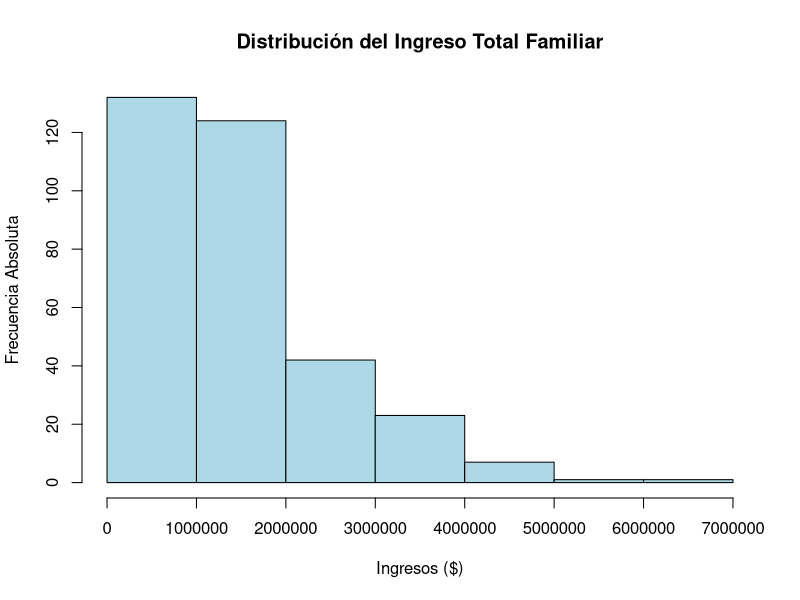
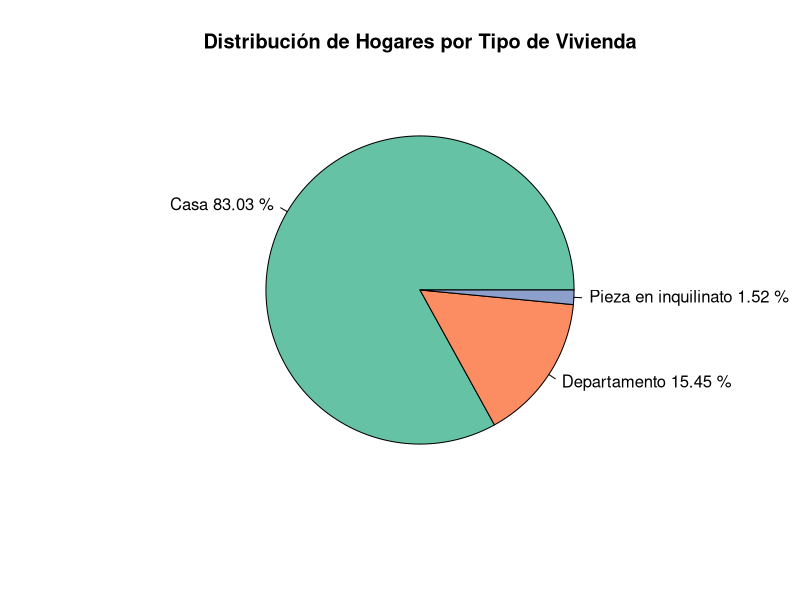

Generate these figures, in order, with R:
# 1. IMPORTACION DE DATOS
library(readxl)
datos <- read_excel("TAI-aglomerado23.xlsx")
options(scipen = 999) 

# -------------------------------------------------------------
# PARTE 1: TABLAS DE FRECUENCIAS (Entregado en Semana 3)
# -------------------------------------------------------------

# 2. VARIABLE IV1 (TIPO DE VIVIENDA) - CUALITATIVA NOMINAL

# Filtramos posibles valores nulos
IV1_limpio <- na.omit(datos$IV1)

# Calculo de frecuencias
fi_IV1 <- table(IV1_limpio)
hi_IV1 <- round(prop.table(fi_IV1), 4)

# Armado de la tabla
tabla_IV1 <- cbind(
  Frec_Absoluta = fi_IV1,
  Frec_Relativa = hi_IV1
)

print("Tabla de Frecuencias - IV1 (Tipo de Vivienda)")
print(tabla_IV1)

# 3. VARIABLE ITF (INGRESO TOTAL FAMILIAR) - CUANTITATIVA CONTINUA

# Filtramos hogares con ingresos validos (mayores o iguales a 0) y sin NA
ITF_limpio <- datos$ITF[datos$ITF >= 0 & !is.na(datos$ITF)]

# Calculo de cantidad optima de intervalos (Regla de Sturges manual)
n <- length(ITF_limpio)
k <- round(1 + 3.322 * log10(n))
print(paste("Cantidad de intervalos (k) calculados:", k))

# Agrupamiento en intervalos
intervalos_ITF <- cut(ITF_limpio, breaks = k, right = FALSE, include.lowest = TRUE, dig.lab = 10)

# Calculo de frecuencias para la tabla agrupada
fi_ITF <- table(intervalos_ITF)
hi_ITF <- round(prop.table(fi_ITF), 4)
Fi_ITF <- cumsum(fi_ITF)
Hi_ITF <- cumsum(hi_ITF)

# Armado de la tabla final
tabla_ITF <- cbind(
  Frec_Absoluta = fi_ITF, 
  Frec_Relativa = hi_ITF, 
  Frec_Abs_Acum = Fi_ITF, 
  Frec_Rel_Acum = Hi_ITF
)

print("Tabla de Frecuencias Agrupadas - ITF")
print(tabla_ITF)

# -------------------------------------------------------------
# PARTE 2: MEDIDAS Y GRÁFICOS (Entrega Semana 5)
# -------------------------------------------------------------

# --- Consigna 3: Medidas Descriptivas ---

# Cálculos para ITF (Variable Cuantitativa Continua)
media_ITF <- round(mean(ITF_limpio), 4)
mediana_ITF <- round(median(ITF_limpio), 4)
cuartiles_ITF <- round(quantile(ITF_limpio, probs = c(0.25, 0.5, 0.75)), 4)

rango_ITF <- max(ITF_limpio) - min(ITF_limpio)
varianza_ITF <- round(var(ITF_limpio), 4)
desvio_ITF <- round(sd(ITF_limpio), 4)
cv_ITF <- round((desvio_ITF / media_ITF) * 100, 4)

print("--- Medidas Descriptivas ITF ---")
cat("Media:", media_ITF, "\n")
cat("Mediana:", mediana_ITF, "\n")
cat("Cuartiles (Q1, Q2, Q3):", cuartiles_ITF, "\n")
cat("Rango:", rango_ITF, "\n")
cat("Varianza:", varianza_ITF, "\n")
cat("Desvío Estándar:", desvio_ITF, "\n")
cat("Coeficiente de Variación (%):", cv_ITF, "\n\n")

# Cálculo para IV1 (Solo Moda por ser cualitativa)
# Buscamos cuál es el valor que más se repite en la tablita que armamos antes
moda_IV1 <- names(which.max(fi_IV1))

print("--- Medidas Descriptivas IV1 ---")
cat("Moda IV1:", moda_IV1, "(Corresponde a la categoría 'Casa')\n\n")


# --- Consigna 4: Gráficos ---

# 4.1 Histograma ITF (usando frecuencias absolutas)
hist(ITF_limpio, 
     breaks = k, 
     main = "Distribución del Ingreso Total Familiar", 
     xlab = "Ingresos ($)", 
     ylab = "Frecuencia Absoluta", 
     col = "lightblue", 
     border = "black")

# 4.2 Gráfico Circular IV1
# Preparamos los textos sumando el % al lado del nombre para que quede más completo
etiquetas_IV1 <- c("Casa", "Departamento", "Pieza en inquilinato")
porcentajes_IV1 <- round(hi_IV1 * 100, 2)
etiquetas_pie <- paste(etiquetas_IV1, porcentajes_IV1, "%")

pie(fi_IV1, 
    labels = etiquetas_pie, 
    main = "Distribución de Hogares por Tipo de Vivienda", 
    col = c("#66c2a5", "#fc8d62", "#8da0cb"))
